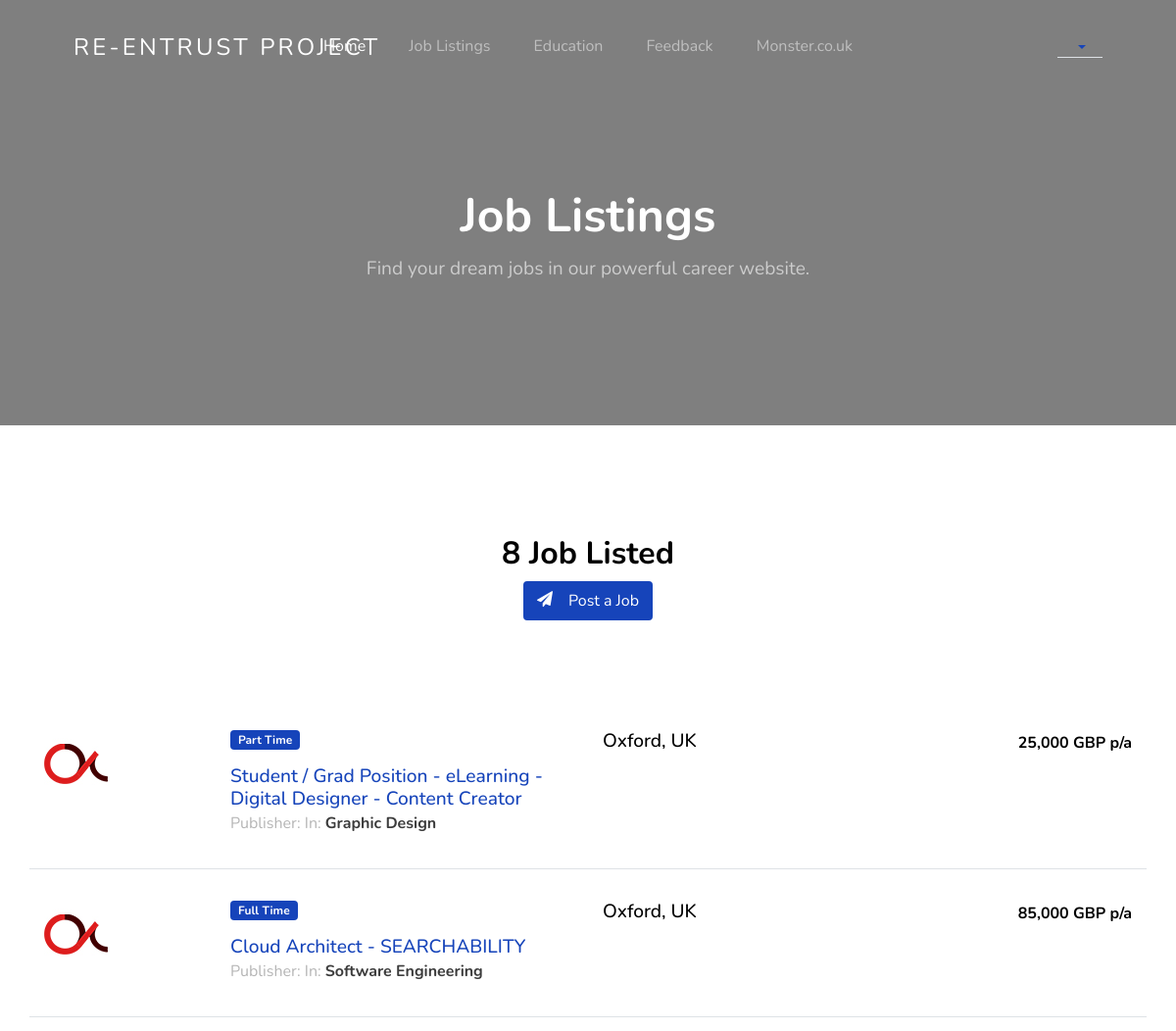
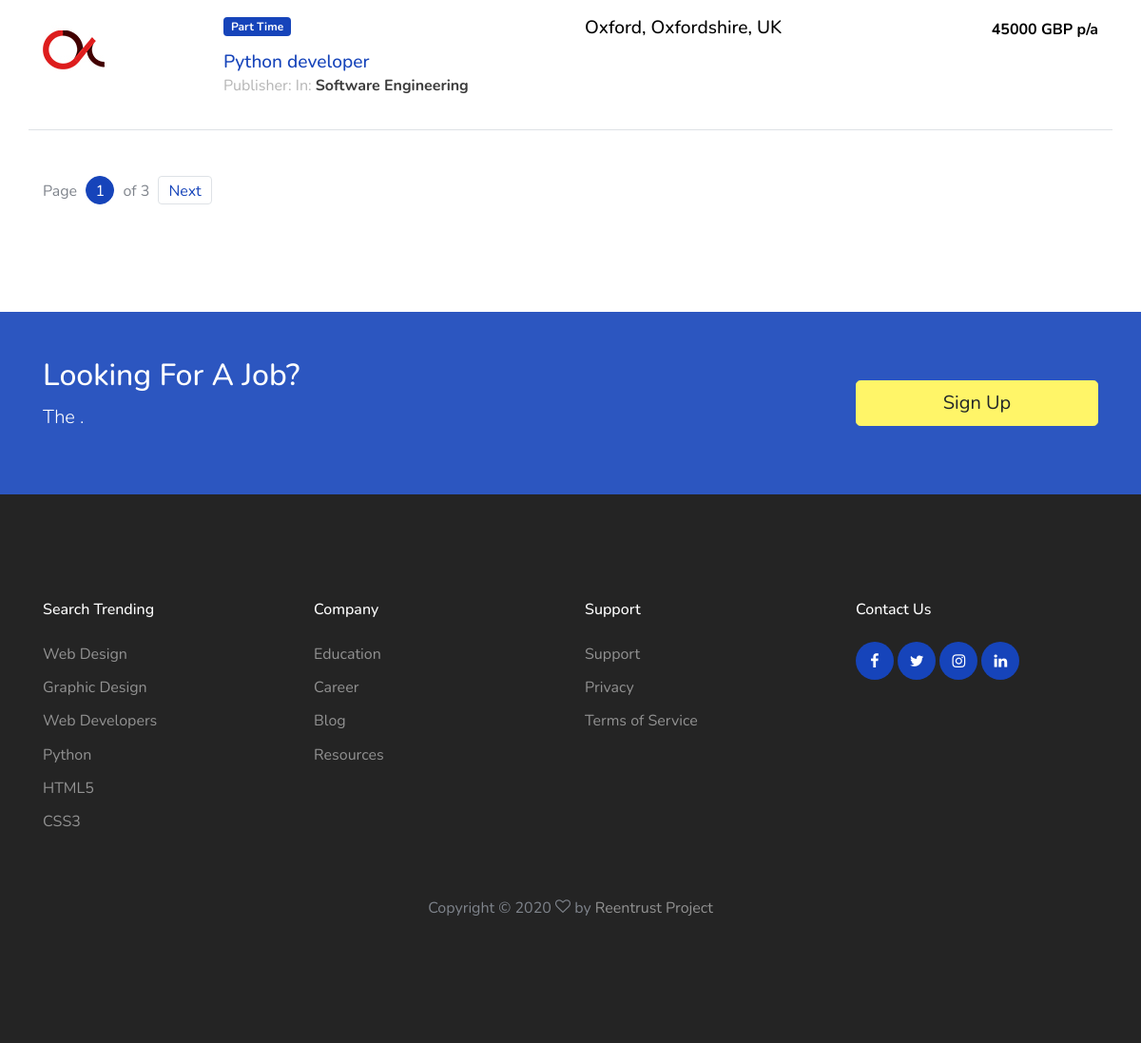
Screenshot of /jobs/job-listing/ (signed in) with the database file from the repository (2 pictures, top to bottom).
### jobs/models.py (models this page shows, shortened)
class JobListing(models.Model):
    user = models.ForeignKey(settings.AUTH_USER_MODEL, on_delete=models.CASCADE)
    title = models.CharField(max_length=100)
    company_name = models.CharField(max_length=200)
    employment_status = models.CharField(choices=JOB_TYPE, max_length=10)
    vacancy = models.CharField(max_length=10, null=True)
    gender = models.CharField(choices=GENDER, max_length=30, null=True)
    category = models.CharField(choices=CATEGORY, max_length =30)
    description = models.TextField()
    responsibilities = models.TextField()
    experience = models.CharField(max_length=100)
    job_location = models.CharField(max_length=120)
    Salary = models.CharField(max_length=100)
    image = models.ImageField(blank=True, upload_to='media', null=True)
    application_deadline = models.DateTimeField()
    published_on = models.DateTimeField(default=timezone.now)

### jobs/views.py (the view)
# urls.py: path('job-listing/', job_listing, name='job-listing'),
@login_required
def job_listing(request):
    query = JobListing.objects.all().count()
    qs = JobListing.objects.all().order_by('-published_on')
    paginator = Paginator(qs, 3) #Show 3 jobs per page
    page = request.GET.get('page')
    try:
        qs = paginator.page(page)
    except PageNotAnInteger:
        qs = paginator.page(1)
    except EmptyPage:
        qs = paginator.page(paginator.num_pages)
    context = {
        'query': qs,
        'job_qs':query
    }
    return render(request, "jobs/job_listing.html", context)

### templates/jobs/job_listing.html (shortened to what this page needs)
{% extends 'base.html' %}
{% load static %}
{% block content %}
<section class="home-section section-hero inner-page overlay bg-image"
      id="home-section">
      <div class="container">
        <div class="row align-items-center justify-content-center">
          <div class="col-md-12">
            <div class="mb-5 text-center">
              <h1 class="text-white font-weight-bold">Job Listings</h1>
              <p>Find your dream jobs in our powerful career website.</p>
            </div>
          </div>
        </div>
      </div>
    </section>
<section class="site-section">
      <div class="container">
        <div class="row mb-5 justify-content-center">
          <div class="col-md-7 text-center">
            <h2 class="section-title mb-2">{{ job_qs }} Job Listed</h2>
              <div class="mb-5 text-center">
                  <a  href="{% url 'jobs:job-post' %}" class="btn btn-primary border-width-2 d-none d-lg-inline-block">
                      <span class="mr-2 icon-paper-plane">
                      </span>Post a Job</a>
            </div>
          </div>
        </div>
        <div class="mb-5">
             {% for q in query %}
          <div class="row align-items-start job-item border-bottom pb-3 mb-3 pt-3">
            <div class="col-md-2">
              <a  href=""><img class="img-fluid" src="{% static 'images/featured-listing-2.jpg' %}" alt="image" ></a>
            </div>
            <div class="col-md-4">
              <span class="badge badge-primary px-2 py-1 mb-3">
                    {{ q.employment_status }}
              </span>
              <h2><a href="{% url 'jobs:job-single' q.id %}">{{ q.title }}</a> </h2>
              <p class="meta">Publisher: <strong>{{ q.user.first_name }} {{ q.user.last_name }}</strong> In: <strong>{{ q.category }}</strong></p>
            </div>
            <div class="col-md-3 text-left">
              <h3>{{ q.job_location }}</h3>
            </div>
            <div class="col-md-3 text-md-right">
              <strong class="text-black">{{ q.Salary }}</strong>
            </div>
          </div>
            {% endfor %}
        </div>
        <div class="row pagination-wrap">
          <div class="col-md-6 text-center text-md-left">
            <div class="custom-pagination ml-auto">
              <div class="d-inline-block">
                Page <a href="#" class="active">{{ query.number }}</a> of  {{ query.paginator.num_pages }}
              </div>
              {% if query.has_next %}
              <a href="?page={{ query.next_page_number }}" class="next">Next</a>
               {% endif %}
            </div>
          </div>
        </div>
      </div>
    </section>
{% endblock %}

### static/css/style.css (style rules this page uses)
body { font-weight: 400; font-size: 1rem; line-height: 1.7; position: relative; }
body:after { content: ""; position: absolute; top: 0; left: 0; right: 0; bottom: 0; background: rgba(0, 0, 0, 0.7); z-index: 100; opacity: 0; visibility: hidden; -webkit-transition: .3s all ease; -o-transition: .3s all ease; transition: .3s all ease; }
h1, h2, h3, h4 { color: #000; }
.site-section { padding-top: 7rem; padding-bottom: 7rem; position: relative; z-index: 2; }
.text-black { color: #000 !important; }
.home-section { position: relative; }
.home-section > .container { z-index: 2; position: relative; }
.home-section h1 { font-size: 3rem; color: #fff; font-weight: 200; }
.home-section p { font-size: 1.2rem; color: rgba(255, 255, 255, 0.6); }
.bg-image { background-size: cover; background-position: center center; background-repeat: no-repeat; }
.section-title { font-size: 2rem; font-weight: 700; }
.section-hero, .section-hero > .container > .row { height: 100vh; min-height: 900px; }
.section-hero.inner-page, .section-hero.inner-page > .container > .row { height: auto; min-height: auto; padding-top: 6em; padding-bottom: 3em; }
.section-hero.overlay, .section-hero.overlay-2 { position: relative; }
.section-hero.overlay:before, .section-hero.overlay-2:before { z-index: 1; position: absolute; content: ""; top: 0; left: 0; right: 0; bottom: 0; background: rgba(0, 0, 0, 0.5); }
.section-hero > .container { z-index: 2; position: relative; }
.btn:after, .btn:before { display: none; }
.btn.btn-primary { color: #fff; }
.custom-pagination a { width: 30px; height: 30px; line-height: 30px; display: inline-block; border-radius: 50%; border: 1px solid #dee2e6; text-align: center; margin: 0 5px; text-decoration: none; }
.custom-pagination a.prev, .custom-pagination a.next { width: auto; height: 30px; line-height: 30px; padding-left: 10px; padding-right: 10px; border-radius: 4px; }
.custom-pagination a.active, .custom-pagination a:hover { background: #1644ba; color: #fff; border-color: #1644ba; }
.border-width-2 { border-width: 2px !important; }
.job-item h2, .job-item h3 { font-size: 1.2rem; margin-bottom: 0; }
.job-item .meta { color: #b5b5b5; }
.job-item .meta strong { color: #3c3c3c; }

### rows the page displays
JobListing: employment_status "Part Time", title "Student / Grad Position - eLearning - Digital Designer - Content Creator", category "Graphic Design", job_location "Oxford, UK", Salary "25,000 GBP p/a"
JobListing: employment_status "Full Time", title "Cloud Architect - SEARCHABILITY", category "Software Engineering", job_location "Oxford, UK", Salary "85,000 GBP p/a"
JobListing: employment_status "Part Time", title "Python developer", category "Software Engineering", job_location "Oxford, Oxfordshire, UK", Salary "45000 GBP p/a"

### other values shown
{{ job_qs }} "8"
{{ query.number }} "1"
{{ query.paginator.num_pages }} "3"
